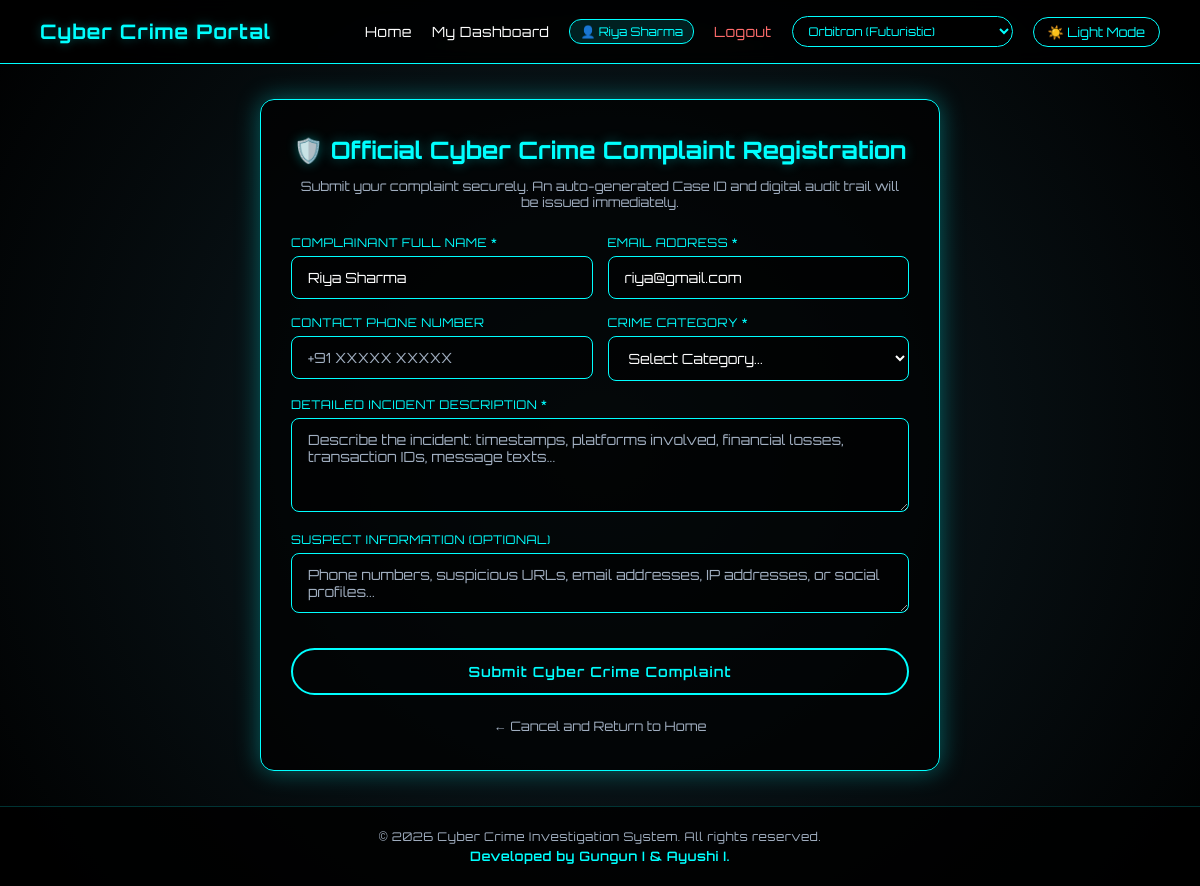
/complaint (signed in), run on the app's committed database.
### tables this page shows
CREATE TABLE users (
            id INTEGER PRIMARY KEY AUTOINCREMENT,
            username TEXT UNIQUE NOT NULL,
            password_hash TEXT NOT NULL,
            full_name TEXT NOT NULL,
            email TEXT NOT NULL,
            role TEXT NOT NULL CHECK(role IN ('user', 'investigator')),
            badge_number TEXT,
            department TEXT,
            created_at TEXT NOT NULL
        );

### app.py (the view, shortened to what this page needs)
@app.route('/complaint', methods=['GET', 'POST'])
def complaint():
    user_info = None
    if 'user_id' in session:
        user_info = database.get_user_by_id(session['user_id'])
    return render_template('complaint.html', user_info=user_info)

### app.py (called while the page is built)
@app.context_processor
def inject_user():
    current_user = None
    if 'user_id' in session:
        current_user = {
            'id': session.get('user_id'),
            'username': session.get('username'),
            'full_name': session.get('full_name'),
            'role': session.get('role'),
            'badge_number': session.get('badge_number'),
            'department': session.get('department')
        }
    return dict(current_user=current_user, active_case_id=session.get('active_case_id'))

### database.py (called while the page is built)
def get_db_connection():
    conn = sqlite3.connect(DB_PATH)
    conn.row_factory = sqlite3.Row
    return conn

def get_user_by_id(user_id):
    conn = get_db_connection()
    cursor = conn.cursor()
    cursor.execute('SELECT * FROM users WHERE id = ?', (user_id,))
    user = cursor.fetchone()
    conn.close()
    return user

### templates/complaint.html (shortened to what this page needs)
<!DOCTYPE html>
<html lang="en">
<head>
    <link rel="stylesheet" href="{{ url_for('static', filename='css/style.css') }}">
</head>
<body>
<div class="navbar">
    <a href="/" class="logo">Cyber Crime Portal</a>
    <div class="nav-links">
        <a href="/">Home</a>
        {% if current_user %}
            {% if current_user.role == 'user' %}
            <a href="/user/dashboard">My Dashboard</a>
            {% else %}
            <a href="/dashboard">Investigator Dashboard</a>
            {% endif %}
            <span class="user-badge">👤 {{ current_user.full_name }}</span>
            <a href="/logout" style="color: #ff6b6b;">Logout</a>
        {% else %}
            <a href="/login">Login</a>
            <a href="/register">Register</a>
        {% endif %}
        <div class="font-selector-wrapper">
            <select id="font-selector" class="font-selector-select" onchange="changeFont(this.value)" title="Choose UI Font">
                <option value="Orbitron" style="font-family: 'Orbitron', sans-serif;">Orbitron (Futuristic)</option>
            </select>
        </div>
        <button id="theme-toggle-btn" class="theme-toggle-btn" onclick="toggleTheme()">☀️ Light Mode</button>
    </div>
</div>
<div class="main-wrapper">
    <div class="complaint-form-wrapper">
        <h1 style="color: var(--text-accent); font-size: 24px; text-align: center; margin: 0 0 8px 0; text-shadow: 0 0 12px var(--glow-cyan);">
            🛡️ Official Cyber Crime Complaint Registration
        </h1>
        <p style="color: var(--text-muted); font-size: 13px; text-align: center; margin-bottom: 25px;">
            Submit your complaint securely. An auto-generated Case ID and digital audit trail will be issued immediately.
        </p>
        <form action="/complaint" method="POST" id="complaintForm">
            <div class="form-row">
                <div class="auth-input-group">
                    <label>Complainant Full Name *</label>
                    <input type="text" name="name" value="{{ user_info.full_name if user_info else '' }}" placeholder="Your legal name" required>
                </div>
                <div class="auth-input-group">
                    <label>Email Address *</label>
                    <input type="email" name="email" value="{{ user_info.email if user_info else '' }}" placeholder="name@domain.com" required>
                </div>
            </div>
            <div class="form-row">
                <div class="auth-input-group">
                    <label>Contact Phone Number</label>
                    <input type="text" name="phone" placeholder="+91 XXXXX XXXXX">
                </div>
                <div class="auth-input-group">
                    <label>Crime Category *</label>
                    <select name="crime_type" required>
                        <option value="">Select Category...</option>
                    </select>
                </div>
            </div>
            <div class="auth-input-group">
                <label>Detailed Incident Description *</label>
                <textarea name="description" rows="4" placeholder="Describe the incident: timestamps, platforms involved, financial losses, transaction IDs, message texts..." required></textarea>
            </div>
            <div class="auth-input-group">
                <label>Suspect Information (Optional)</label>
                <textarea name="suspect_info" rows="2" placeholder="Phone numbers, suspicious URLs, email addresses, IP addresses, or social profiles..."></textarea>
            </div>
            <button type="submit" id="submitComplaintBtn" class="btn" style="width: 100%; margin-top: 15px;">
                Submit Cyber Crime Complaint
            </button>
        </form>
        <div style="text-align: center; margin-top: 20px;">
            <a href="/" style="color: var(--text-muted); font-size: 13px; text-decoration: none;">&larr; Cancel and Return to Home</a>
        </div>
    </div>
</div>
<footer class="site-footer">
    <p>&copy; 2026 Cyber Crime Investigation System. All rights reserved.</p>
    <p class="dev-credit">Developed by Gungun I &amp; Ayushi I.</p>
</footer>
</body>
</html>

### static/css/style.css (style rules this page uses)
:root { --current-font: 'Orbitron', sans-serif; --bg-body: radial-gradient(circle at center, #0f2027, #000000); --bg-panel: rgba(0, 0, 0, 0.75); --bg-card: rgba(0, 0, 0, 0.65); --border-cyan: #00ffff; --glow-cyan: rgba(0, 255, 255, 0.35); --text-primary: #ffffff; --text-muted: #a0aec0; --text-accent: #00ffff; --nav-bg: rgba(0, 0, 0, 0.85); --footer-bg: rgba(0, 0, 0, 0.85); --input-bg: rgba(0, 0, 0, 0.5); --table-header-bg: rgba(0, 255, 255, 0.12); --table-row-hover: rgba(0, 255, 255, 0.05); --badge-pending: #ffaa00; --badge-investigating: #00aaff; --badge-resolved: #00ff88; }
* { box-sizing: border-box; }
body { margin: 0; font-family: var(--current-font); background: var(--bg-body); color: var(--text-primary); min-height: 100vh; display: flex; flex-direction: column; overflow-x: hidden; transition: background 0.3s ease, color 0.3s ease; }
.navbar { display: flex; justify-content: space-between; align-items: center; padding: 16px 40px; background: var(--nav-bg); border-bottom: 1px solid var(--border-cyan); position: relative; z-index: 100; backdrop-filter: blur(8px); }
.logo { font-size: 20px; font-weight: 700; color: var(--text-accent); text-shadow: 0 0 10px var(--glow-cyan); letter-spacing: 1px; text-decoration: none; }
.nav-links { display: flex; align-items: center; gap: 20px; }
.nav-links a { text-decoration: none; color: var(--text-primary); font-size: 14px; letter-spacing: 0.5px; transition: 0.3s; }
.theme-toggle-btn { background: transparent; border: 1px solid var(--border-cyan); color: var(--text-accent); padding: 6px 14px; border-radius: 20px; cursor: pointer; font-size: 13px; font-family: inherit; display: inline-flex; align-items: center; gap: 6px; transition: 0.3s; }
.font-selector-wrapper { display: inline-flex; align-items: center; gap: 6px; }
.font-selector-select { background: var(--input-bg); border: 1px solid var(--border-cyan); color: var(--text-accent); padding: 6px 12px; border-radius: 20px; font-size: 12px; cursor: pointer; outline: none; transition: 0.3s; font-family: inherit; width: auto; }
.font-selector-select option { background: #0f2027; color: #ffffff; padding: 8px 12px; font-size: 13px; }
.user-badge { font-size: 12px; padding: 4px 10px; border-radius: 12px; background: rgba(0, 255, 255, 0.12); border: 1px solid var(--border-cyan); color: var(--text-accent); }
.main-wrapper { flex: 1; display: flex; flex-direction: column; position: relative; z-index: 1; }
.btn { display: inline-block; padding: 13px 32px; border: 2px solid var(--border-cyan); background: transparent; color: var(--text-accent); font-size: 14px; font-family: inherit; letter-spacing: 1px; border-radius: 30px; cursor: pointer; text-decoration: none; transition: 0.3s; font-weight: 600; }
form { margin-top: 20px; }
input, select, textarea { width: 100%; padding: 12px 16px; background: var(--input-bg); border: 1px solid var(--border-cyan); border-radius: 8px; outline: none; color: var(--text-primary); font-size: 14px; font-family: inherit; transition: 0.3s; }
input::placeholder, textarea::placeholder { color: var(--text-muted); }
.auth-input-group { margin-bottom: 16px; text-align: left; }
.auth-input-group label { display: block; color: var(--text-accent); font-size: 12px; margin-bottom: 6px; letter-spacing: 0.5px; text-transform: uppercase; }
.auth-input-group input { text-align: left; }
.site-footer { text-align: center; padding: 18px 15px; color: var(--text-muted); font-size: 12px; border-top: 1px solid rgba(0, 255, 255, 0.2); background: var(--footer-bg); margin-top: auto; letter-spacing: 0.5px; position: relative; z-index: 10; }
.site-footer p { margin: 4px 0; }
.site-footer .dev-credit { color: var(--text-accent); font-size: 13px; font-weight: 600; }

### templates/complaint.html (style rules this page uses)
.complaint-form-wrapper { max-width: 680px; margin: 35px auto; background: var(--bg-panel); border: 1px solid var(--border-cyan); border-radius: 14px; padding: 35px 30px; box-shadow: 0 0 25px var(--glow-cyan); }
.form-row { display: grid; grid-template-columns: 1fr 1fr; gap: 15px; }

### data on the page
users: full_name "Riya Sharma", name "Riya Sharma", email "riya@gmail.com"
